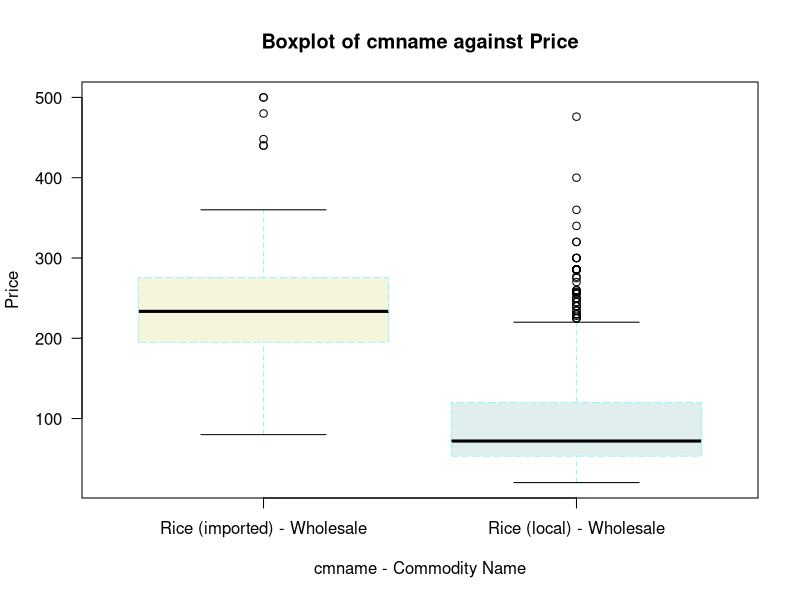
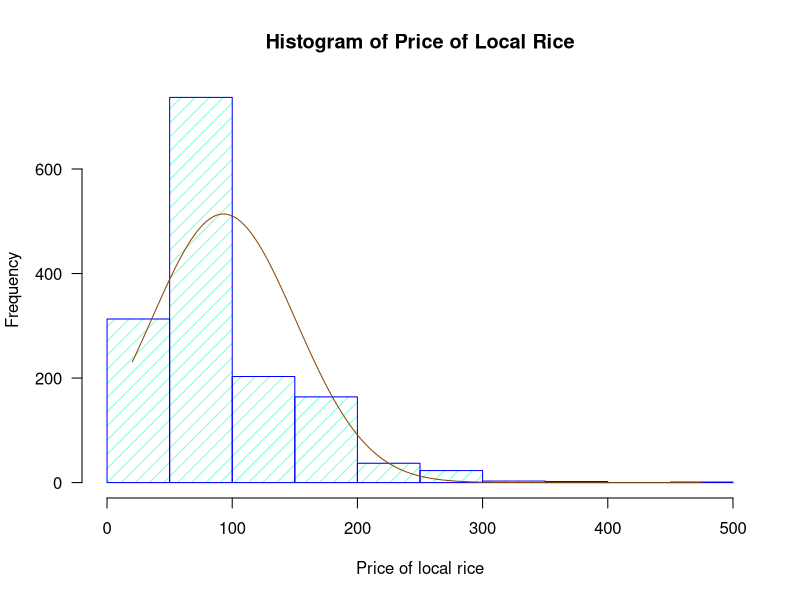
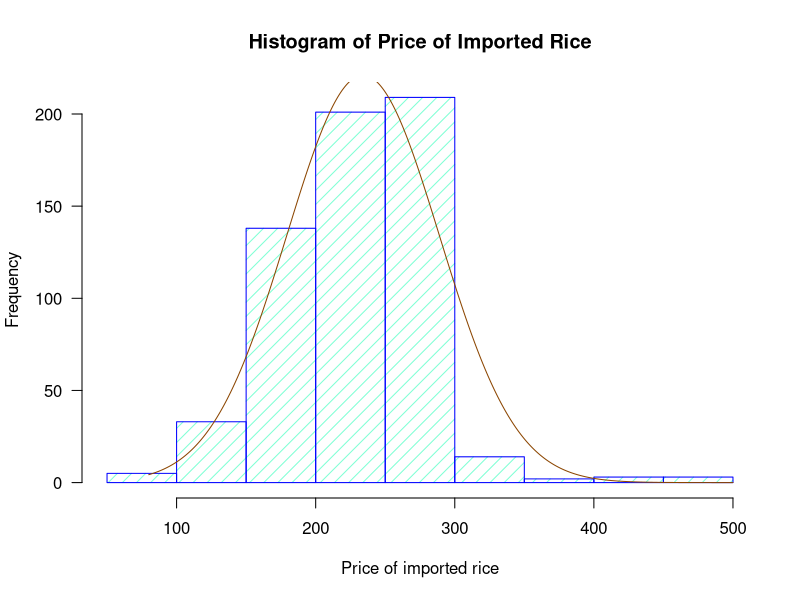

These charts were generated, in order, by the following R code:
library(tidyverse)

# Load Dataset
df <- read_csv("ghana-food-prices-1.csv", show_col_types = FALSE)

# Filter the Dataframe to get the prices of 50KG local and imported rice in Ghana
dfRiceOnly <- df %>%
              filter(cmname %in% c("Rice (local) - Wholesale",
                "Rice (imported) - Wholesale")) %>%
                filter(unit %in% "50 KG")

pdf("visualization.pdf")

# Box Plot
####################
#png(filename = "Boxplot-of-rice-against-price.png")
x <- dfRiceOnly$cmname
y <- as.numeric(dfRiceOnly$price)


boxplot(y ~ x,
        main = "Boxplot of cmname against Price",
        xlab = "cmname - Commodity Name",
        ylab = "Price",
        boxlty = 5,
        boxfill = c("beige", "azure2"),
        boxcol = "cadetblue1",
        whiskcol = "cadetblue1",
        yaxt = "n"
        )

        axis(side = 2, las = 2, labels = names(x))
        
#dev.off()


# Histogram
####################
        
Rice.50KG.Local <- df %>%
          filter(cmname %in% c("Rice (local) - Wholesale")) %>%
          filter(unit %in% "50 KG")
        
Rice.50KG.Imported <- df %>%
          filter(cmname %in% c("Rice (imported) - Wholesale")) %>%
          filter(unit %in% "50 KG")

y1 <- as.numeric(Rice.50KG.Local$price)
x1 <- Rice.50KG.Local$cmname
y1Min <- min(y1)
y1Max <- max(y1)
y1Mean <- mean(y1)
y1Sd <- sd(y1)

y2 <- as.numeric(Rice.50KG.Imported$price)
x2 <- Rice.50KG.Imported$cmname
y2Min <- min(y2)
y2Max <- max(y2)
y2Mean <- mean(y2)
y2Sd <- sd(y2)

#png(filename = "Histogram-of-local-rice.png")
# Histogram of price of local rice
h <- hist(
  y1, density = 10, breaks = 10,
  freq = TRUE,
  border = "blue",
  col = "aquamarine",
  main = "Histogram of Price of Local Rice",
  xlab = "Price of local rice",
  yaxt = "n"
  )

  axis(side = 2, las = 2, labels = names(x))

w <- seq(y1Min, y1Max, 1)
z <- dnorm(w, mean = y1Mean, sd = y1Sd)

z1 <- z * diff(h$mid[1:2]) * length(y1)

lines(w, z1, col = "darkorange4")
#dev.off()

#png(filename = "Histogram-of-imported-rice.png")
# Histogram of price of imported rice
h <- hist(
  y2, density = 10, breaks = 10,
  freq = TRUE,
  border = "blue",
  col = "aquamarine",
  main = "Histogram of Price of Imported Rice",
  xlab = "Price of imported rice",
  yaxt = "n"
)

axis(side = 2, las = 2, labels = names(x))

w <- seq(y2Min, y2Max, 1)
z <- dnorm(w, mean = y2Mean, sd = y2Sd)

z1 <- z * diff(h$mid[1:2]) * length(y2)

lines(w, z1, col = "darkorange4")


dev.off()
